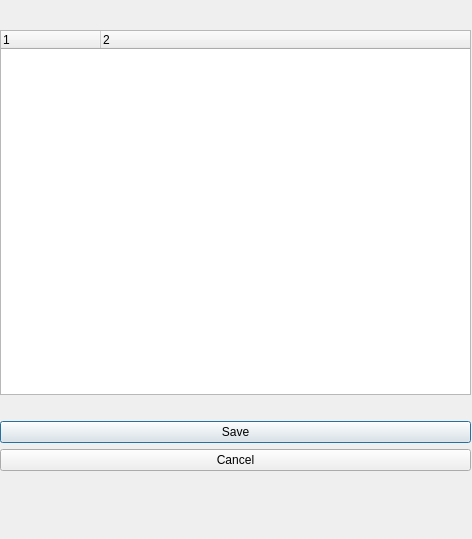
<?xml version="1.0" encoding="UTF-8"?>
<ui version="4.0">
 <class>ConfigEditDialog</class>
 <widget class="QDialog" name="ConfigEditDialog">
  <property name="geometry">
   <rect>
    <x>0</x>
    <y>0</y>
    <width>472</width>
    <height>539</height>
   </rect>
  </property>
  <property name="windowTitle">
   <string>Dialog</string>
  </property>
  <widget class="QWidget" name="verticalLayoutWidget">
   <property name="geometry">
    <rect>
     <x>0</x>
     <y>30</y>
     <width>471</width>
     <height>441</height>
    </rect>
   </property>
   <layout class="QVBoxLayout" name="verticalLayout">
    <item>
     <widget class="QTreeWidget" name="settingsTreeWidget">
      <property name="columnCount">
       <number>2</number>
      </property>
      <column>
       <property name="text">
        <string notr="true">1</string>
       </property>
      </column>
      <column>
       <property name="text">
        <string notr="true">2</string>
       </property>
      </column>
     </widget>
    </item>
    <item>
     <spacer name="horizontalSpacer">
      <property name="orientation">
       <enum>Qt::Orientation::Horizontal</enum>
      </property>
      <property name="sizeHint" stdset="0">
       <size>
        <width>40</width>
        <height>20</height>
       </size>
      </property>
     </spacer>
    </item>
    <item>
     <widget class="QPushButton" name="saveButton">
      <property name="text">
       <string>Save</string>
      </property>
     </widget>
    </item>
    <item>
     <widget class="QPushButton" name="cancelButton">
      <property name="text">
       <string>Cancel</string>
      </property>
     </widget>
    </item>
    <item>
     <layout class="QHBoxLayout" name="horizontalLayout"/>
    </item>
   </layout>
  </widget>
 </widget>
 <resources/>
 <connections/>
</ui>
